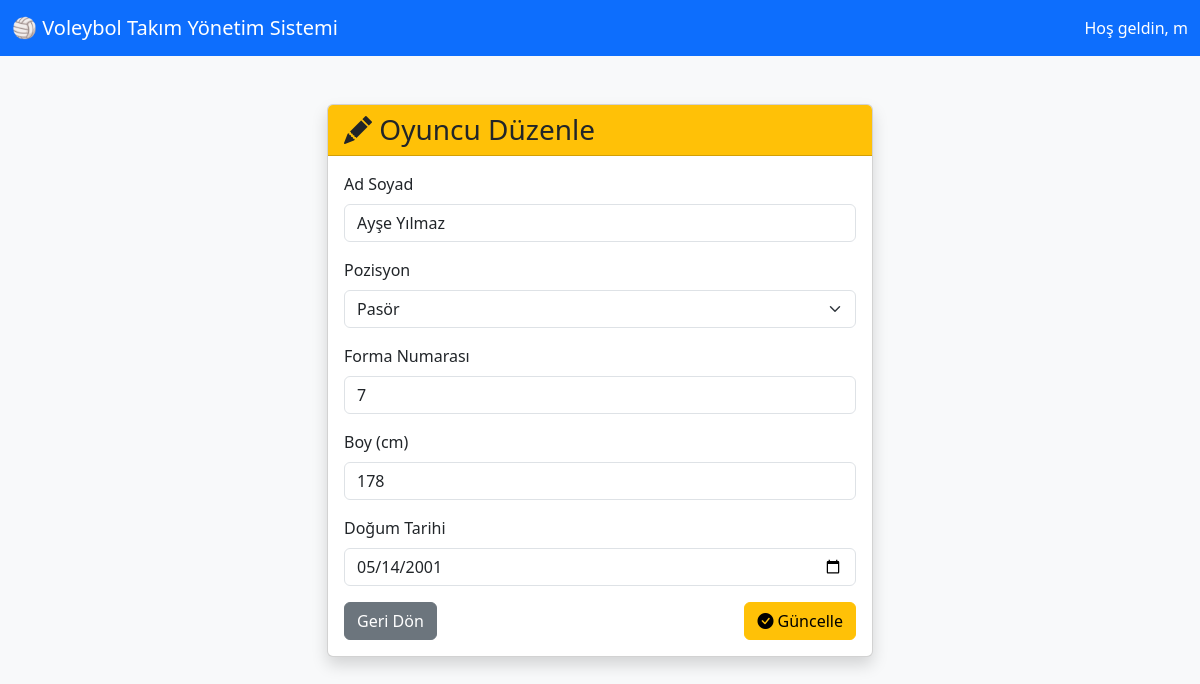
The app's page /edit_player.php?id=8 (signed in) with its own data.
### tables this page shows
CREATE TABLE `players` (
  `id` int(11) NOT NULL,
  `full_name` varchar(100) NOT NULL,
  `position` enum('Pasör','Smaçör','Orta Oyuncu','Libero','Pasör Çaprazı') NOT NULL,
  `jersey_number` int(11) NOT NULL,
  `height` int(11) NOT NULL,
  `birth_date` date NOT NULL,
  `created_by` int(11) DEFAULT NULL
);

### edit_player.php (the view, shortened to what this page needs)
<?php
include 'config/db.php';
$id = $_GET['id'];
$sql = "SELECT * FROM players WHERE id = ?";
$stmt = $conn->prepare($sql);
$stmt->bind_param("i", $id);
$stmt->execute();
$result = $stmt->get_result();
$player = $result->fetch_assoc();
?>
<!DOCTYPE html>
<html lang="tr">
<head>
    <link href="https://cdn.jsdelivr.net/npm/bootstrap@5.3.7/dist/css/bootstrap.min.css" rel="stylesheet">
    <link rel="stylesheet"
    href="https://cdn.jsdelivr.net/npm/bootstrap-icons@1.11.3/font/bootstrap-icons.min.css">
</head>
<body class="bg-light">
<nav class="navbar navbar-expand-lg navbar-dark bg-primary">
    <div class="container-fluid">
        <span class="navbar-brand">
            🏐 Voleybol Takım Yönetim Sistemi
        </span>
        <div class="text-white">
            Hoş geldin, <?php echo $_SESSION['username']; ?>
        </div>
    </div>
</nav>
<div class="container mt-5">
    <div class="row justify-content-center">
        <div class="col-md-6">
            <div class="card shadow">
                <div class="card-header bg-warning">
                    <h3 class="mb-0">
                        <i class="bi bi-pencil-fill"></i>
                        Oyuncu Düzenle
                    </h3>
                </div>
                <div class="card-body">
                    <form method="POST">
                        <div class="mb-3">
                            <label class="form-label">Ad Soyad</label>
                            <input type="text"
                                   class="form-control"
                                   name="full_name"
                                   value="<?php echo htmlspecialchars($player['full_name']); ?>"
                                   required>
                        </div>
                        <div class="mb-3">
                            <label class="form-label">Pozisyon</label>
                            <select class="form-select"
                                    name="position"
                                    required>
                                <option value="Pasör" <?php if($player['position'] == 'Pasör') echo 'selected'; ?>>Pasör</option>
                            </select>
                        </div>
                        <div class="mb-3">
                            <label class="form-label">Forma Numarası</label>
                            <input type="number"
                                   class="form-control"
                                   name="jersey_number"
                                   value="<?php echo $player['jersey_number']; ?>"
                                   required>
                        </div>
                        <div class="mb-3">
                            <label class="form-label">Boy (cm)</label>
                            <input type="number"
                                   class="form-control"
                                   name="height"
                                   value="<?php echo $player['height']; ?>"
                                   required>
                        </div>
                        <div class="mb-3">
                            <label class="form-label">Doğum Tarihi</label>
                            <input type="date"
                                   class="form-control"
                                   name="birth_date"
                                   value="<?php echo $player['birth_date']; ?>"
                                   required>
                        </div>
                        <div class="d-flex justify-content-between">
                            <a href="players.php"
                               class="btn btn-secondary">
                                Geri Dön
                            </a>
                            <button type="submit"
                                    class="btn btn-warning">
                                <i class="bi bi-check-circle-fill"></i>
                                Güncelle
                            </button>
                        </div>
                    </form>
                </div>
            </div>
        </div>
    </div>
</div>
</body>
</html>

### records on screen
players: full_name "Ayşe Yılmaz", position "Pasör", jersey_number "7", height "178", birth_date "05/14/2001"

### other values on screen
$_SESSION['username'] "m"
